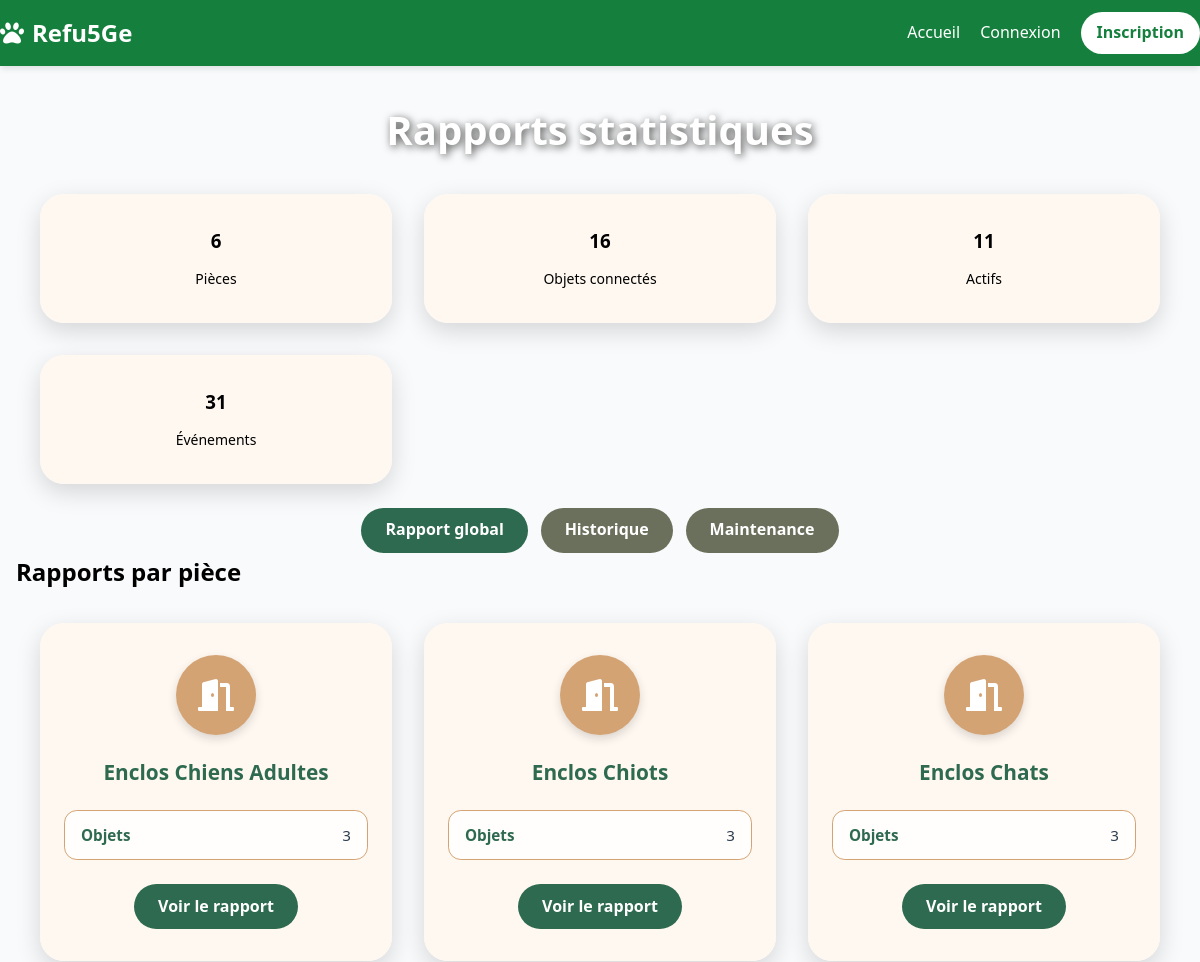
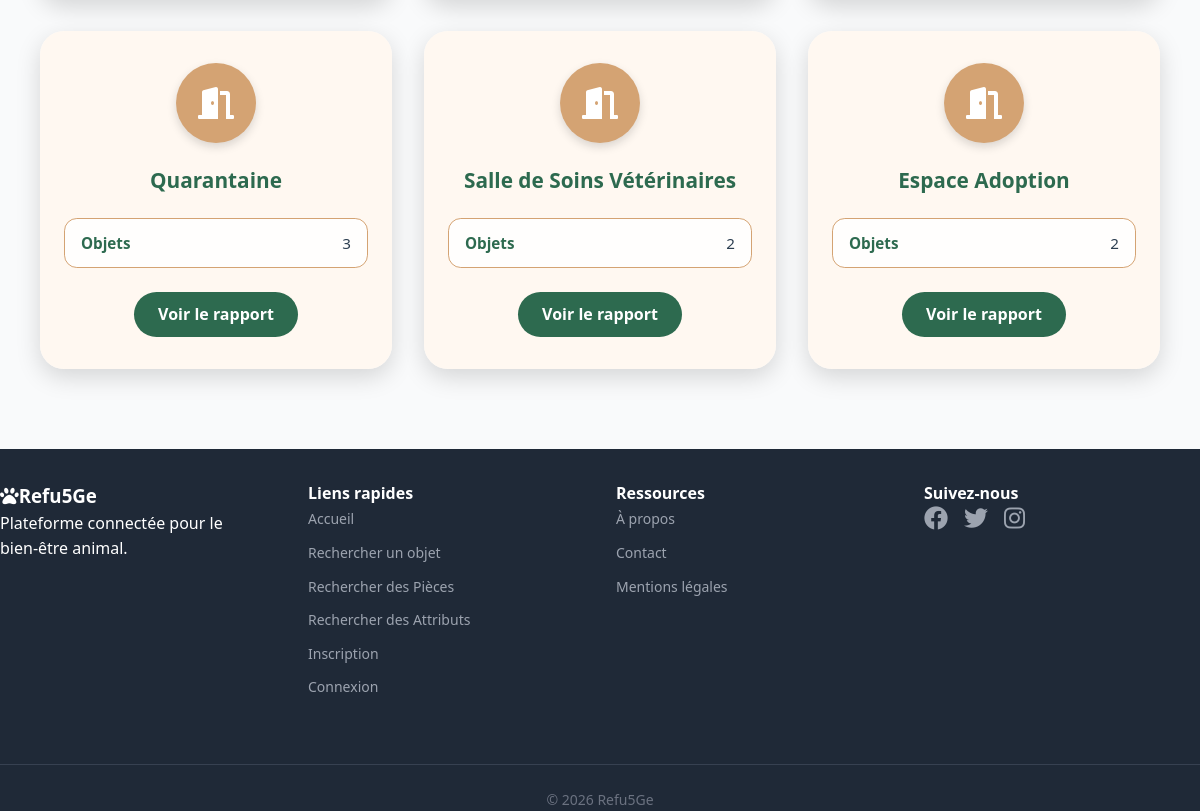
/rapports/, run on the app's committed database (2 pictures, top to bottom).
### core/models.py (models this page shows, shortened)
class Room(models.Model):
    id = models.AutoField(primary_key=True)
    name = models.CharField(max_length=100, unique=True)

### rapports/views.py (the view)
# urls.py: path("", views.rapports_accueil, name="rapports_accueil"),
def rapports_accueil(request):
    rooms = Room.objects.annotate(nombre_objets=Count("devices"))
    total_rooms = Room.objects.count()
    total_devices = Device.objects.count()
    active_devices = Device.objects.filter(state=True).count()
    inactive_devices = Device.objects.filter(state=False).count()
    total_logs = DeviceLogActivation.objects.count()
    context = {
        "rooms": rooms,
        "total_rooms": total_rooms,
        "total_devices": total_devices,
        "active_devices": active_devices,
        "inactive_devices": inactive_devices,
        "total_logs": total_logs,
    }
    return render(request, "rapports/accueil.html", context)

### templates/rapports/accueil.html (shortened to what this page needs)
{% extends "base.html" %}
{% block body_class %}auth-page{% endblock %}
{% block content %}
<div class="auth-content">
    <div class="userlist-container">
        <h1 class="userlist-title">Rapports statistiques</h1>
        <div class="cards-grid mb-6">
            <div class="card text-center">
                <h3>{{ total_rooms }}</h3>
                <p class="text-sm text-gray-600">Pièces</p>
            </div>
            <div class="card text-center">
                <h3>{{ total_devices }}</h3>
                <p class="text-sm text-gray-600">Objets connectés</p>
            </div>
            <div class="card text-center">
                <h3>{{ active_devices }}</h3>
                <p class="text-sm text-gray-600">Actifs</p>
            </div>
            <div class="card text-center">
                <h3>{{ total_logs }}</h3>
                <p class="text-sm text-gray-600">Événements</p>
            </div>
        </div>
        <div class="btn-row">
            <a href="{% url 'rapport_global' %}" class="btn btn-primary">Rapport global</a>
            <a href="{% url 'rapports_historique' %}" class="btn btn-secondary">Historique</a>
            <a href="{% url 'rapports_maintenance' %}" class="btn btn-secondary">Maintenance</a>
        </div>
        <h2 class="text-xl font-semibold mt-6 mb-4">Rapports par pièce</h2>
        <div class="cards-grid">
            {% for room in rooms %}
                <div class="card">
                    <div class="avatar"><i class="fas fa-door-open"></i></div>
                    <h2>{{ room.name }}</h2>
                    <div class="info-row"><strong>Objets</strong><span>{{ room.nombre_objets }}</span></div>
                    <a href="{% url 'rapport_piece' room.id %}" class="btn btn-primary btn-sm mt-3">Voir le rapport</a>
                </div>
            {% empty %}
                <p class="aucun-resultat">Aucune pièce enregistrée.</p>
            {% endfor %}
        </div>
    </div>
</div>
{% endblock %}

### static/css/styles.css (style rules this page uses)
:root { --green-primary: #16a34a; --green-dark: #15803d; --gray-bg: #f9fafb; --white: #ffffff; --amber: #b45f2a; --cream: #fef7e0; --text-dark: #421f1f; --green-main: #2d6a4f; }
*, *::before, *::after { box-sizing: border-box; margin: 0; padding: 0; }
html, body { font-family: 'Segoe UI', system-ui, sans-serif; line-height: 1.6; background-color: var(--gray-bg); }
body { display: flex; flex-direction: column; min-height: 100vh; }
a, button { transition: all 0.2s ease-in-out; }
.auth-page { background-image: url('https://images.unsplash.com/photo-1548199973-03cce0bbc87b?ixlib=rb-4.0.3&auto=format&fit=crop&w=1350&q=80'); background-size: cover; background-position: center; background-attachment: fixed; }
.auth-content { display: flex; align-items: center; justify-content: center; min-height: calc(100vh - 200px); padding: 2rem 1rem; }
.card { background-color: rgba(255, 248, 240, 0.92); max-width: 500px; width: 100%; padding: 2.5rem 2rem; border-radius: 1.5rem; box-shadow: 0 8px 25px rgba(0, 0, 0, 0.15); margin: 0 auto; }
.card h2 { text-align: center; font-size: 2rem; font-weight: 700; color: #2d6a4f; margin-bottom: 1.5rem; }
.avatar { width: 100px; height: 100px; border-radius: 50%; background-color: #d4a373; display: flex; align-items: center; justify-content: center; font-size: 2.5rem; font-weight: 700; color: white; margin: 0 auto 1.5rem; box-shadow: 0 4px 10px rgba(0, 0, 0, 0.15); }
.info-row { background: rgba(255, 255, 255, 0.85); border: 1px solid #d4a373; border-radius: 0.8rem; padding: 0.75rem 1rem; margin-bottom: 0.7rem; display: flex; justify-content: space-between; align-items: center; font-size: 0.95rem; color: #2c3e50; }
.info-row strong { color: #2d6a4f; font-weight: 600; white-space: nowrap; margin-right: 1rem; }
.btn { display: inline-block; padding: 0.6rem 1.5rem; border-radius: 999px; font-weight: 700; text-decoration: none; transition: background 0.3s, transform 0.2s; font-size: 1rem; cursor: pointer; border: none; text-align: center; }
.btn-primary { background: #2d6a4f; color: white; }
.btn-secondary { background: #6b705c; color: white; }
.btn-row { display: flex; gap: 0.8rem; justify-content: center; margin-top: 1.5rem; flex-wrap: wrap; }
.cards-grid { display: grid; grid-template-columns: repeat(auto-fit, minmax(280px, 1fr)); gap: 2rem; margin-top: 2rem; padding: 0 1.5rem; max-width: 1200px; margin-left: auto; margin-right: auto; }
.userlist-container { width: 100%; max-width: 1200px; margin: 0 auto; }
.cards-grid .card { max-width: none; padding: 2rem 1.5rem; display: flex; flex-direction: column; align-items: center; gap: 0.8rem; }
.cards-grid .avatar { width: 80px; height: 80px; font-size: 2rem; margin-bottom: 0.5rem; }
.cards-grid .card h2 { font-size: 1.3rem; margin-bottom: 0.5rem; }
.cards-grid .info-row { width: 100%; }
.userlist-title { text-align: center; font-size: 2.5rem; font-weight: 800; color: white; text-shadow: 2px 2px 8px rgba(0, 0, 0, 0.7); margin-bottom: 1.5rem; }
.mb-4 { margin-bottom: 1rem; }
.text-center { text-align: center; }
.text-sm { font-size: 0.875rem; }
.font-semibold { font-weight: 600; }

### data on the page
Room: name "Enclos Chiens Adultes", nombre_objets "3"
Room: name "Enclos Chiots", nombre_objets "3"
Room: name "Enclos Chats", nombre_objets "3"
Room: name "Quarantaine", nombre_objets "3"
Room: name "Salle de Soins Vétérinaires", nombre_objets "2"
Room: name "Espace Adoption", nombre_objets "2"

### other printed values
{{ total_rooms }} "6"
{{ total_devices }} "16"
{{ active_devices }} "11"
{{ total_logs }} "31"
